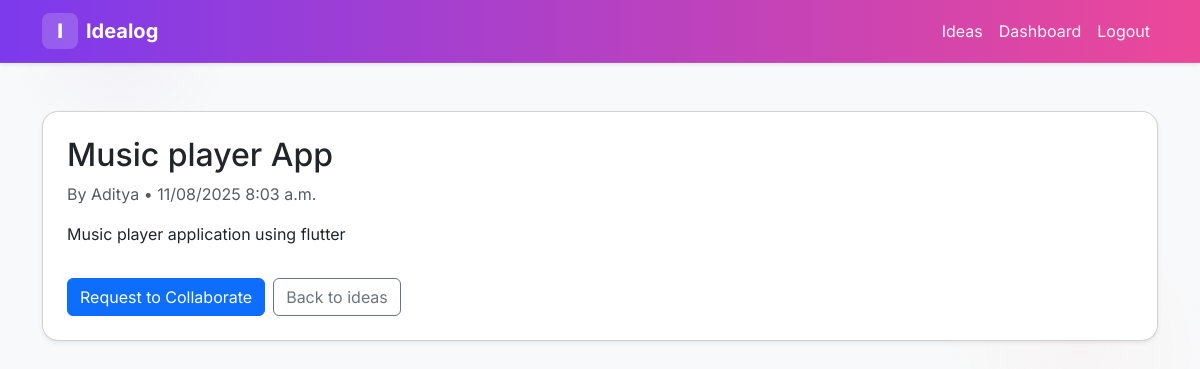
/ideas/7/ (signed in), run on the app's committed database.
### ideas/models.py (models this page shows, shortened)
class Idea(models.Model):
    STATUS_CHOICES = [
        ('pending', 'Pending'),
        ('approved', 'Approved'),
        ('rejected', 'Rejected'),
    ]
    title = models.CharField(max_length=200)
    description = models.TextField()
    status = models.CharField(choices=STATUS_CHOICES, default='pending', max_length=20)
    created_at = models.DateTimeField(auto_now_add=True)
    created_by = models.ForeignKey(settings.AUTH_USER_MODEL, on_delete=models.CASCADE, related_name='ideas')
    collaborators = models.ManyToManyField(settings.AUTH_USER_MODEL, blank=True, related_name='collaborations')
    tags = models.CharField(blank=True, max_length=200)

### ideas/views.py (the view)
# urls.py: path('<int:pk>/', views.idea_detail, name='idea_detail'),
@login_required
def idea_detail(request, pk):
    idea = get_object_or_404(Idea, pk=pk)
    return render(request, 'ideas/idea_detail.html', {'idea': idea})

### ideas/templates/ideas/idea_detail.html (shortened to what this page needs)
{% extends 'base.html' %}
{% block content %}
  <div class="card p-4 rounded-4 shadow-sm" data-aos="fade-up">
    <h2>{{ idea.title }}</h2>
    <p class="text-muted">By {{ idea.created_by.username }} • {{ idea.created_at|date:"SHORT_DATETIME_FORMAT" }}</p>
    <p>{{ idea.description }}</p>
    <div class="mt-3 d-flex gap-2">
      {% if user.is_authenticated %}
        <a class="btn btn-primary" href="{% url 'ideas:request_collaborate' idea.pk %}">Request to Collaborate</a>
      {% else %}
        <a class="btn btn-primary" href="{% url 'login' %}?next={% url 'ideas:request_collaborate' idea.pk %}">Login to request collaboration</a>
      {% endif %}
      <a class="btn btn-outline-secondary" href="{% url 'ideas:idea_list' %}">Back to ideas</a>
    </div>
  </div>
{% endblock %}

### static/css/site.css (style rules this page uses)
:root { --brand-start: #6f42c1; --brand-end: #ff6b6b; --muted: #6c757d; --bg-soft: #f6f7fb; }
body { font-family: 'Inter', system-ui, -apple-system, 'Segoe UI', Roboto, 'Helvetica Neue', Arial;background: radial-gradient(circle at 10% 10%, rgba(111,66,193,0.04), transparent 10%), radial-gradient(circle at 90% 90%, rgba(255,107,107,0.03), transparent 12%), var(--bg-soft); }
:root { --brand-start: #7c3aed; --brand-end: #ec4899; }

### data on the page
Idea: title "Music player App", created_by.username "Aditya", created_at "11/08/2025 8:03 a.m.", description "Music player application using flutter"
